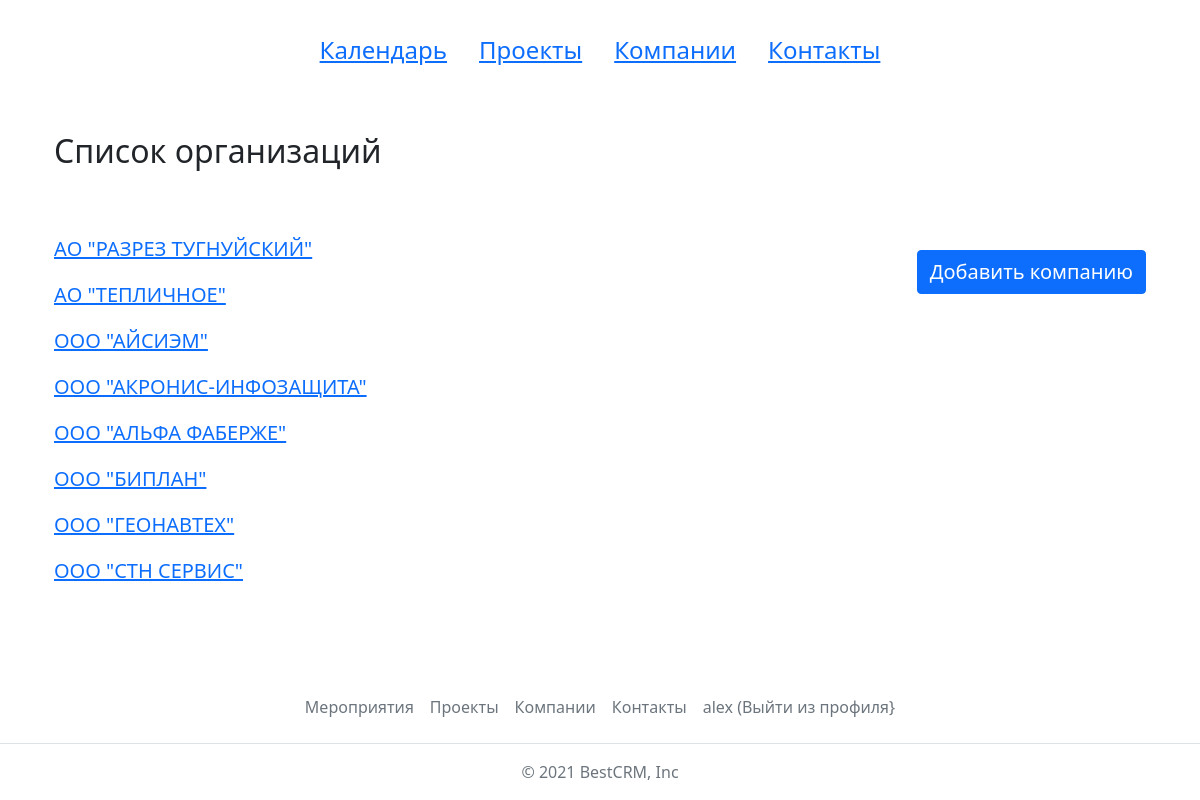
/companies/ (signed in), run on the app's committed database.
### crm/models.py (models this page shows)
class Company(models.Model):
    inn_number = models.CharField(max_length=10, verbose_name='ИНН', unique=True)
    ogrn_number = models.CharField(max_length=13, verbose_name='ОГРН', unique=True)
    short_name = models.CharField(max_length=250, verbose_name='Сокращенное наименование')
    full_name = models.CharField(max_length=250, verbose_name='Полное наименование')
    address = models.CharField(max_length=250, verbose_name='Адрес')
    contacts = models.ManyToManyField(Contact, verbose_name='Контакты', related_name='companies', blank=True)
    def __str__(self):
        return f'{self.short_name}'
    class Meta:
        verbose_name = 'Компания'
        verbose_name_plural = 'Компании'

### crm/views.py (the view)
# urls.py: path('companies/', views.company_list_view, name='companies'),
def company_list_view(request):
    company_list = Company.objects.all().order_by('short_name')
    ctx = {
        'company_list': company_list,
    }
    return render(request, 'crm/company_list.html', ctx)

### crm/templates/crm/company_list.html (shortened to what this page needs)
{% extends 'base.html'%}
{% block content %}
<div class="container mt-3">
  <h2 class="my-3">Список организаций</h2>
  <div class="d-flex justify-content-between">
    <div class="col-7 mt-5">
      {% for company in company_list %}
        <p class="fs-5"><a href="{% url 'company_details' company.id %}">{{company}}</a></p>
      {% empty %}
        <h4>Список компаний пуст</h4>
      {% endfor %}
    </div>
    <div class="position-sticky">
      <div class="d-flex mt-3 ms-5 fs-5">
        <a class="btn btn-primary mt-5 fs-5" href="{% url 'company_add' %}">Добавить компанию</a>
      </div>
    </div>
  </div>
</div>
{% endblock %}

### crm/templates/base.html (shortened to what this page needs)
{% load static %}
{% load crispy_forms_tags %}
<!DOCTYPE html>
<html class="h-100" lang="ru">
<head>
    <link href="https://cdn.jsdelivr.net/npm/bootstrap@5.1.1/dist/css/bootstrap.min.css" rel="stylesheet">
</head>
<body class="d-flex flex-column h-100">
<header>
  <div class="container p-3 fs-4">
    <div class="d-flex justify-content-center">
      <a class="m-3" href="{% url 'events' %}">Календарь</a>
      <a class="m-3" href="{% url 'projects' %}">Проекты</a>
      <a class="m-3" href="{% url 'companies' %}">Компании</a>
      <a class="m-3" href="{% url 'contacts' %}">Контакты</a>
    </div>
  </div>
</header>
<div class="container mt-3">
  {% block content %}
  {% endblock %}
</div>
<footer class="footer mt-auto">
    <ul class="nav justify-content-center border-bottom pb-3 mb-3">
        <li class="nav-item">
            <a class="nav-link px-2 text-muted" href="#">Мероприятия</a>
        </li>
        <li class="nav-item">
            <a class="nav-link px-2 text-muted" href="#">Проекты</a>
        </li>
        <li class="nav-item">
            <a class="nav-link px-2 text-muted" href="#">Компании</a>
        </li>
        <li class="nav_item">
            <a class="nav-link px-2 text-muted" href="#">Контакты</a>
        </li>
        <li class="nav_item">
            {% if not user.is_authenticated %}
            <a class="nav-link px-2 text-muted" href="{% url 'login' %}">Авторизация</a>
            {% else %}
            <a class="nav-link px-2 text-muted" href="{% url 'logout' %}">{{user}} (Выйти из профиля}</a>
            {% endif %}
        </li>
    </ul>
    <p class="text-center text-muted">© 2021 BestCRM, Inc</p>
</footer>
</body>
</html>

### data on the page
Company: short_name "АО \"РАЗРЕЗ ТУГНУЙСКИЙ\""
Company: short_name "АО \"ТЕПЛИЧНОЕ\""
Company: short_name "ООО \"АЙСИЭМ\""
Company: short_name "ООО \"АКРОНИС-ИНФОЗАЩИТА\""
Company: short_name "ООО \"АЛЬФА ФАБЕРЖЕ\""
Company: short_name "ООО \"БИПЛАН\""
Company: short_name "ООО \"ГЕОНАВТЕХ\""
Company: short_name "ООО \"СТН СЕРВИС\""

### other printed values
{{ user }} "alex"
